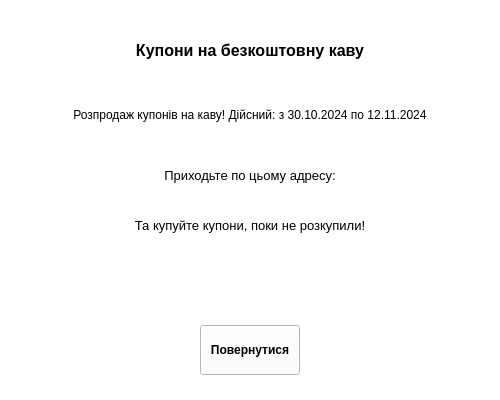
<?xml version="1.0" encoding="UTF-8"?>
<ui version="4.0">
 <class>Form</class>
 <widget class="QWidget" name="Form">
  <property name="geometry">
   <rect>
    <x>0</x>
    <y>0</y>
    <width>500</width>
    <height>400</height>
   </rect>
  </property>
  <property name="windowTitle">
   <string>Form</string>
  </property>
  <property name="styleSheet">
   <string notr="true">background-color: rgb(255, 255, 255);</string>
  </property>
  <widget class="QLabel" name="label">
   <property name="geometry">
    <rect>
     <x>0</x>
     <y>25</y>
     <width>500</width>
     <height>50</height>
    </rect>
   </property>
   <property name="font">
    <font>
     <pointsize>12</pointsize>
     <weight>75</weight>
     <bold>true</bold>
    </font>
   </property>
   <property name="text">
    <string>Купони на безкоштовну каву</string>
   </property>
   <property name="alignment">
    <set>Qt::AlignCenter</set>
   </property>
  </widget>
  <widget class="QLabel" name="label_2">
   <property name="geometry">
    <rect>
     <x>0</x>
     <y>150</y>
     <width>500</width>
     <height>50</height>
    </rect>
   </property>
   <property name="font">
    <font>
     <pointsize>10</pointsize>
     <weight>50</weight>
     <bold>false</bold>
    </font>
   </property>
   <property name="text">
    <string>Приходьте по цьому адресу:</string>
   </property>
   <property name="alignment">
    <set>Qt::AlignCenter</set>
   </property>
  </widget>
  <widget class="QLabel" name="label_3">
   <property name="geometry">
    <rect>
     <x>0</x>
     <y>200</y>
     <width>500</width>
     <height>50</height>
    </rect>
   </property>
   <property name="font">
    <font>
     <pointsize>10</pointsize>
    </font>
   </property>
   <property name="text">
    <string>Та купуйте купони, поки не розкупили!</string>
   </property>
   <property name="alignment">
    <set>Qt::AlignCenter</set>
   </property>
  </widget>
  <widget class="QLabel" name="label_4">
   <property name="geometry">
    <rect>
     <x>0</x>
     <y>90</y>
     <width>500</width>
     <height>50</height>
    </rect>
   </property>
   <property name="font">
    <font>
     <pointsize>9</pointsize>
    </font>
   </property>
   <property name="text">
    <string>Розпродаж купонів на каву! Дійсний: з 30.10.2024 по 12.11.2024</string>
   </property>
   <property name="alignment">
    <set>Qt::AlignCenter</set>
   </property>
  </widget>
  <widget class="QPushButton" name="pushButton">
   <property name="geometry">
    <rect>
     <x>200</x>
     <y>325</y>
     <width>100</width>
     <height>50</height>
    </rect>
   </property>
   <property name="font">
    <font>
     <weight>75</weight>
     <bold>true</bold>
    </font>
   </property>
   <property name="text">
    <string>Повернутися</string>
   </property>
  </widget>
 </widget>
 <resources/>
 <connections/>
</ui>
